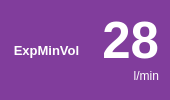
           <widget class="QFrame" name="frame_36">
            <property name="maximumSize">
             <size>
              <width>170</width>
              <height>120</height>
             </size>
            </property>
            <property name="styleSheet">
             <string notr="true">border-radius: 15px;
background-color: rgb(129, 61, 156);
color: rgb(255, 255, 255);
</string>
            </property>
            <property name="frameShape">
             <enum>QFrame::Box</enum>
            </property>
            <property name="frameShadow">
             <enum>QFrame::Raised</enum>
            </property>
            <property name="lineWidth">
             <number>-17</number>
            </property>
            <property name="midLineWidth">
             <number>-8</number>
            </property>
            <layout class="QHBoxLayout" name="horizontalLayout_22">
             <item>
              <widget class="QLabel" name="label_85">
               <property name="font">
                <font>
                 <pointsize>10</pointsize>
                 <weight>75</weight>
                 <bold>true</bold>
                </font>
               </property>
               <property name="text">
                <string>ExpMinVol</string>
               </property>
               <property name="alignment">
                <set>Qt::AlignCenter</set>
               </property>
              </widget>
             </item>
             <item>
              <layout class="QVBoxLayout" name="verticalLayout_34">
               <property name="spacing">
                <number>0</number>
               </property>
               <item>
                <widget class="QLabel" name="label_86">
                 <property name="font">
                  <font>
                   <pointsize>38</pointsize>
                   <weight>75</weight>
                   <bold>true</bold>
                  </font>
                 </property>
                 <property name="lineWidth">
                  <number>1</number>
                 </property>
                 <property name="text">
                  <string>28</string>
                 </property>
                 <property name="alignment">
                  <set>Qt::AlignRight|Qt::AlignTrailing|Qt::AlignVCenter</set>
                 </property>
                </widget>
               </item>
               <item>
                <widget class="QLabel" name="label_87">
                 <property name="font">
                  <font>
                   <pointsize>9</pointsize>
                  </font>
                 </property>
                 <property name="text">
                  <string>l/min</string>
                 </property>
                 <property name="alignment">
                  <set>Qt::AlignRight|Qt::AlignTop|Qt::AlignTrailing</set>
                 </property>
                </widget>
               </item>
              </layout>
             </item>
            </layout>
           </widget>
